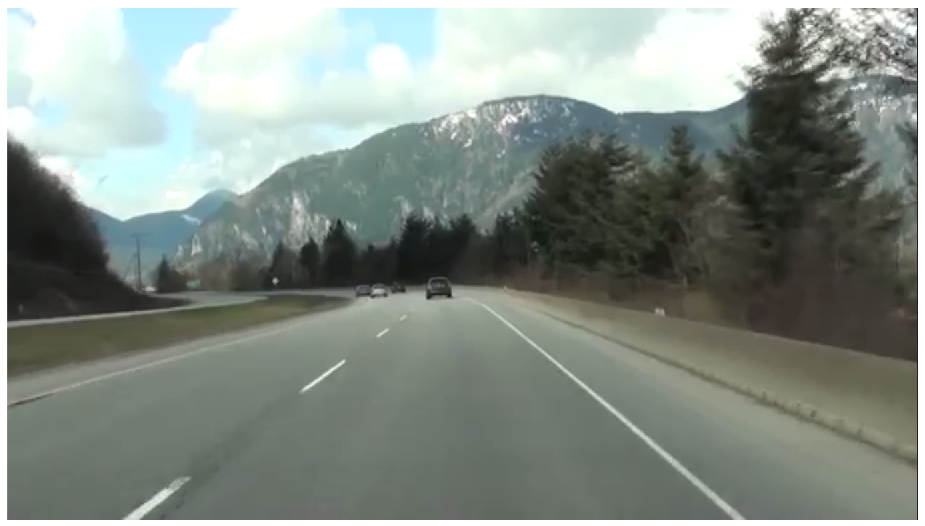
#> input picture road_img.webp, 925 x 526 px, found by its file name
$ jupyter execute lane_detection.ipynb
#> lines starting #> are read from the running program, lines starting #| are printed output that depends on the picture; after the words box and inside, x2 and y2 are one past the last pixel; in counts of white or black regions, pixels touching at a corner belong together
[cell 1]
import matplotlib.pyplot as plt
import cv2
import numpy as np

[cell 2]
image = cv2.imread('/home/sharon/vs_code/project/road_img.webp')
#> image is the input picture: shape (526, 925, 3); mean B, G, R 134.9, 141.6, 132.6

[cell 3]
image = cv2.cvtColor(image,cv2.COLOR_BGR2RGB)

[cell 4]
plt.imshow(image)

[cell 5]
print(image.shape)
#| (526, 925, 3)
height = image.shape[0]
#> height = 526
width = image.shape[1]
#> width = 925

[cell 6]
region_of_interest_vertices = [(0,height),(width/2,height/2),(width,height)]
#> region_of_interest_vertices = [(0, 526), (462.5, 263), (925, 526)]

[cell 7]
def region_of_interest(img, vertices):
    mask = np.zeros_like(img)
    match_mask_color = 255
    cv2.fillPoly(mask, vertices, match_mask_color)                # Fills the ROI with white color in the mask
    masked_image = cv2.bitwise_and(img,mask)                      # apply the mask on the input image,result==> image where only 'ROI' is visible,and rest is black.
    return masked_image

[cell 8]
gray_img = cv2.cvtColor(image,cv2.COLOR_BGR2GRAY)
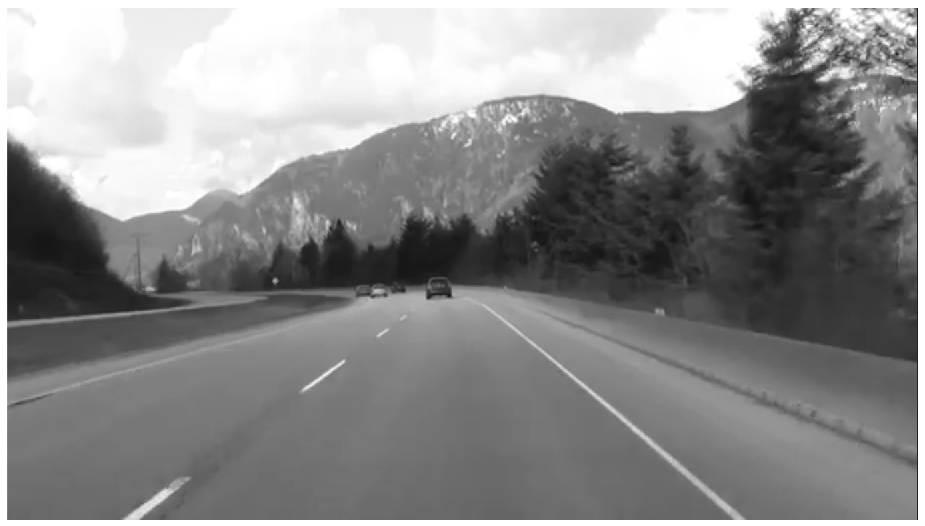
#> gray_img: shape (526, 925); min 17, max 255, mean 138.6
canny_img = cv2.Canny(gray_img, 100, 120)            # the Canny edge detection is applied to the grayscale image
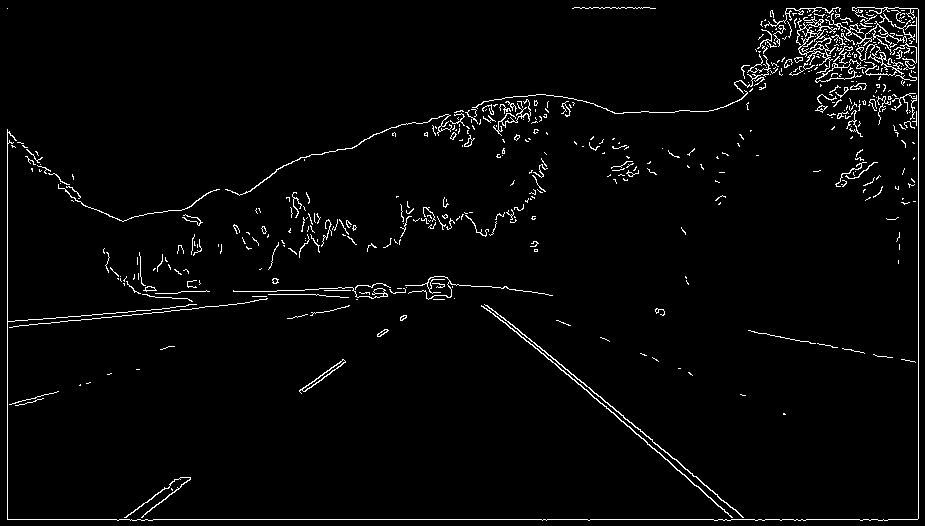
#> canny_img: shape (526, 925); 2.7% white in thin lines or dots

cropped_img = region_of_interest(canny_img,np.array([region_of_interest_vertices],np.int32))
#> in region_of_interest, `cv2.fillPoly(mask, vertices, match_mask_color)`:
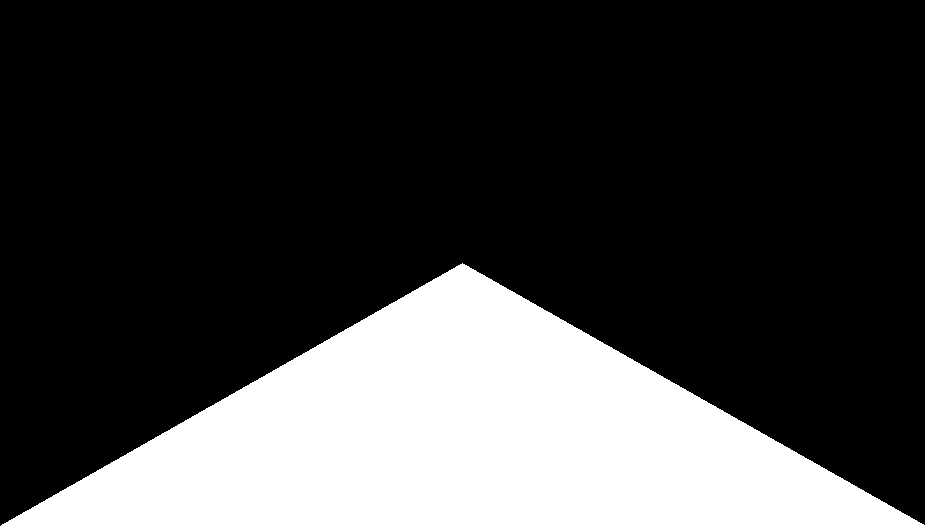
#> mask: shape (526, 925); 25% white; 1 white region, box (x1, y1, x2, y2) and area: (1, 263, 925, 526) 121837
#> in region_of_interest, `masked_image = cv2.bitwise_and(img,mask)                      # apply ..`:
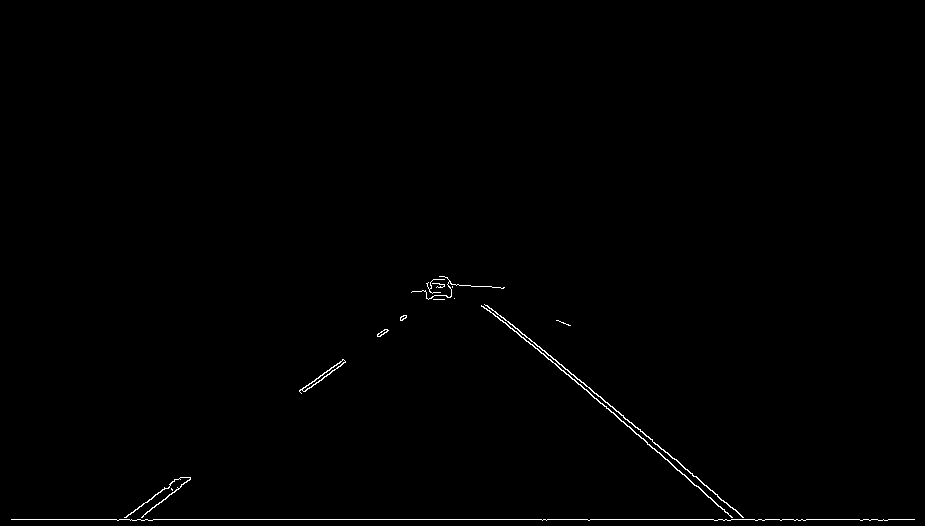
#> masked_image: shape (526, 925); 0.51% white in thin lines or dots, all inside (x1, y1, x2, y2) = (11, 276, 915, 521)

[cell 9]
plt.imshow(canny_img)

[cell 10]
lines = cv2.HoughLinesP(cropped_img, rho=6, theta=np.pi/60, threshold=140, lines=np.array([]) ,minLineLength=25, maxLineGap=20)  # used for line detection, lines = empty array
#> lines = 21 rows, first 6: [11, 519, 914, 519], [661, 449, 739, 513], [580, 384, 647, 444], [624, 423, 660, 453], [486, 308, 575, 380], [299, 391, 343, 359]

def draw_the_lines(img, lines):
    img = np.copy(img)
    blank_image = np.zeros((img.shape[0],img.shape[1],3),dtype = np.uint8)          # create a blank image with same shape

    for line in lines:
        x1, y1, x2, y2 = line[0]
        cv2.line(blank_image, (x1,y1), (x2,y2), (0,255,0), thickness=3)
#> this loop made 21 passes
#> (x1, y1, x2, y2) on passes 1 to 12: (11, 519, 914, 519), (661, 449, 739, 513), (580, 384, 647, 444), (624, 423, 660, 453), (486, 308, 575, 380), (299, 391, 343, 359), (544, 350, 571, 374), (573, 374, 598, 396), (379, 336, 406, 317), (629, 426, 725, 512), (147, 502, 182, 477), (301, 393, 345, 361)
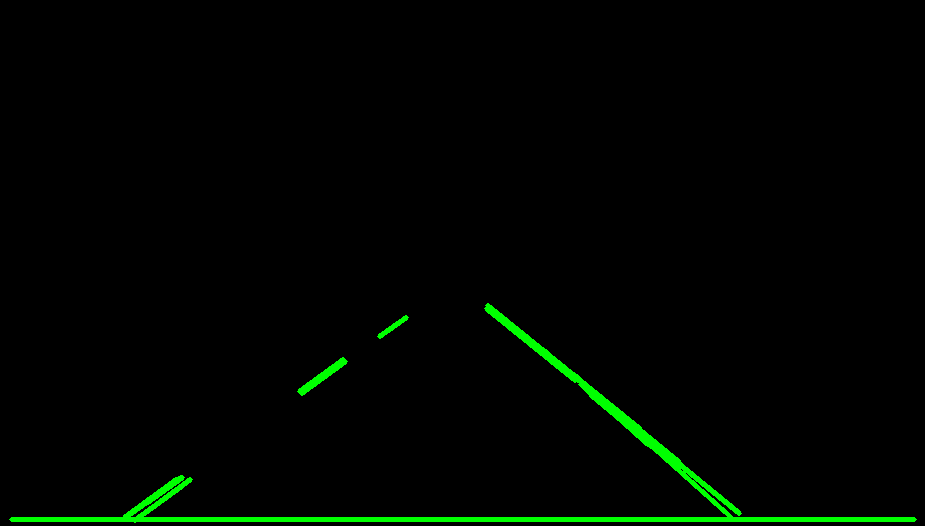
#> blank_image: shape (526, 925, 3); mean of channels 0, 1, 2 0, 4.7, 0; drawn as B, G, R

    img = cv2.addWeighted(img, 0.8, blank_image, 1, 0.0)                       # Overlay the lines onto the original image and transperancy
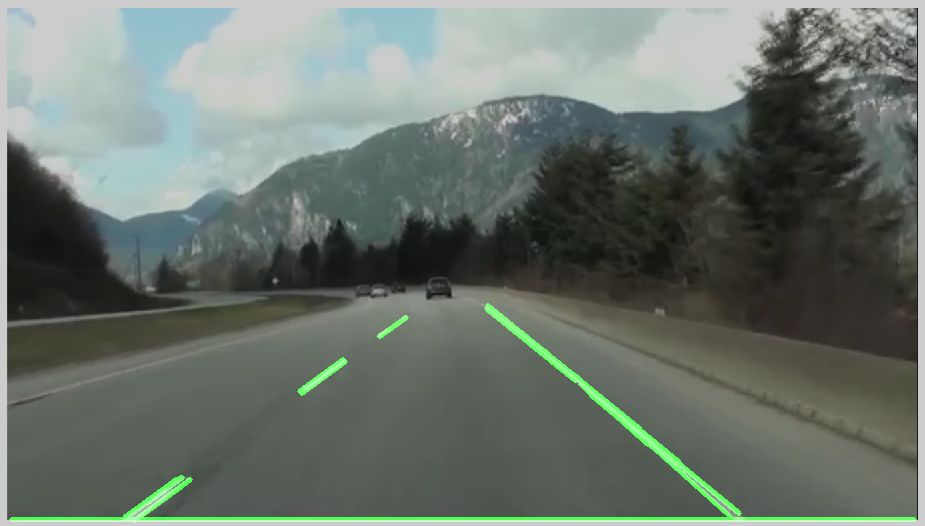
#> img: shape (526, 925, 3); mean R, G, B 106.1, 115.6, 107.9

    return img
